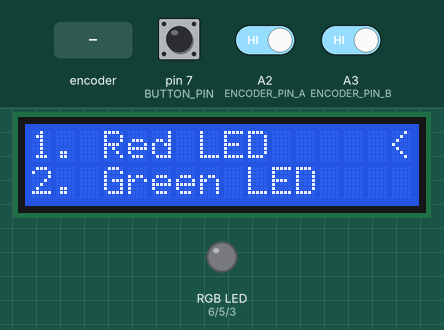
Simulated run of this sketch. Board: Arduino Uno, built with avr-gcc and run on an emulated ATmega328P. On the bench: 16×2 character LCD, an RGB LED mixed from three pins (HIGH = lit). Dashed ring = blinking. The inputs (shaded band) are chosen by the test bench; at power-on: pin 7 (BUTTON_PIN) HIGH, A2 (ENCODER_PIN_A) HIGH, A3 (ENCODER_PIN_B) HIGH.

Above: at 1.2 s.
1.3 s: rotary encoder on A2 (ENCODER_PIN_A) / A3 (ENCODER_PIN_B) turned 3 steps (first pin leading)
At 2.8 s:
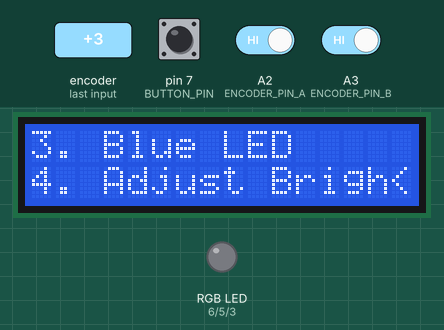
3.4 s: rotary encoder on A2 (ENCODER_PIN_A) / A3 (ENCODER_PIN_B) turned 2 steps (second pin leading)
At 3.56 s:
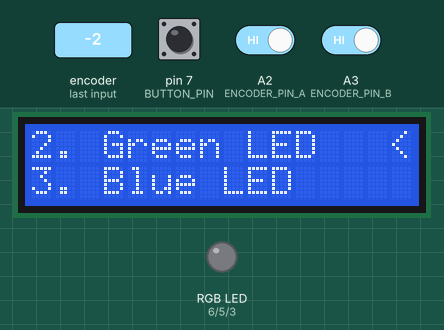
5.3 s: pin 7 (BUTTON_PIN) pulled LOW for 1 s
At 7.2 s:
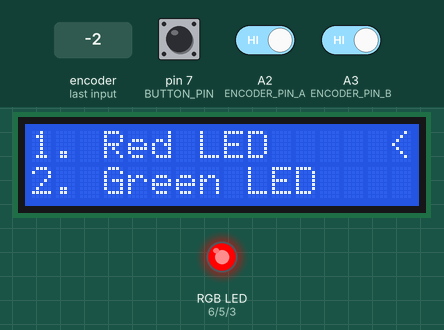
7.8 s: rotary encoder on A2 (ENCODER_PIN_A) / A3 (ENCODER_PIN_B) turned 1 step (first pin leading)
At 8.5 s:
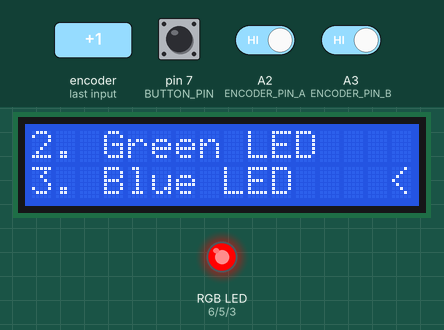
9.5 s: pin 7 (BUTTON_PIN) pulled LOW for 0.15 s
At 10.7 s:
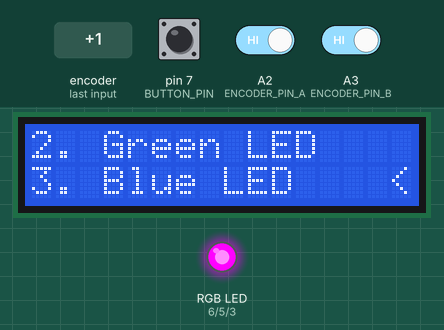
11.1 s: pin 7 (BUTTON_PIN) pulled LOW for 3.2 s
At 11.4 s:
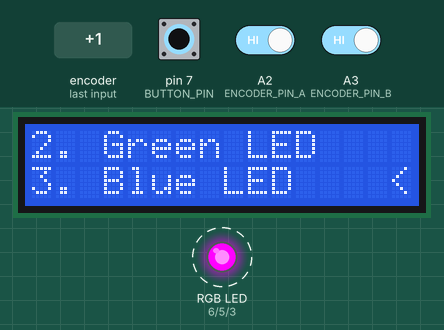
Timing chart, 0 to 15.6 s (numbered marks = the images above; inputs shaded):
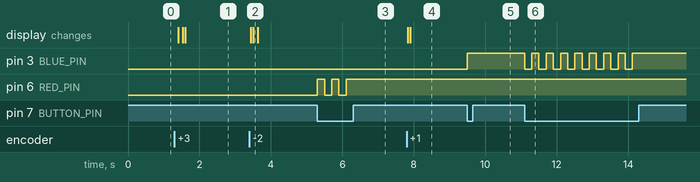

The sketch:

ex2-example.ino
```cpp
#include <Arduino.h>
#include <util/atomic.h>
#include <LiquidCrystal_I2C.h>

// Define pins for RGB LED
#define RED_PIN     6   // PWM pin
#define GREEN_PIN   5   // PWM pin
#define BLUE_PIN    3   // PWM pin

// Define pins for rotary encoder and button
#define ENCODER_PIN_A   A2
#define ENCODER_PIN_B   A3
#define BUTTON_PIN      7   // Button for selection

// Define debouncing period
#define DEBOUNCE_PERIOD 50UL

// Initialize the LCD
LiquidCrystal_I2C lcd(0x27, 16, 2);

// Variables for menu navigation
const int menuLength = 4;  // Total number of menu items
String menuItems[menuLength] = {
  "1. Red LED",
  "2. Green LED",
  "3. Blue LED",
  "4. Adjust Brightness"
};
int menuIndex = 0;        // Current top item index in the menu
int cursorPosition = 0;   // 0 or 1, indicates the cursor position on the LCD

// Variables for encoder reading
volatile int encoderValue = 0;
volatile int lastEncoderValue = 0;
volatile bool encoderMoved = false;
unsigned long lastEncoderTimestamp = 0UL;

// Variables for LED states
bool redState = false;
bool greenState = false;
bool blueState = false;
int brightness = 255;  // Default brightness

// Debounce variables for button
unsigned long lastButtonPress = 0;
const unsigned long buttonDebounceDelay = 200;

// Function prototypes
void updateMenu();
void selectMenuItem();
void updateLEDs();
void adjustBrightness();

// ISR for encoder pin changes
ISR(PCINT1_vect) {
  static int lastEncoded = 0;
  int MSB = digitalRead(ENCODER_PIN_A); // MSB = most significant bit
  int LSB = digitalRead(ENCODER_PIN_B); // LSB = least significant bit

  int encoded = (MSB << 1) | LSB;       // Combine the two bits
  int sum = (lastEncoded << 2) | encoded; // Combine previous and current

  if (millis() - lastEncoderTimestamp > DEBOUNCE_PERIOD) {
    if (sum == 0b1101 || sum == 0b0100 || sum == 0b0010 || sum == 0b1011) {
      encoderValue++;
      encoderMoved = true;
    }
    if (sum == 0b1110 || sum == 0b0111 || sum == 0b0001 || sum == 0b1000) {
      encoderValue--;
      encoderMoved = true;
    }
    lastEncoderTimestamp = millis();
  }

  lastEncoded = encoded;
}

void setup() {
  // Initialize RGB LED pins
  pinMode(RED_PIN, OUTPUT);
  pinMode(GREEN_PIN, OUTPUT);
  pinMode(BLUE_PIN, OUTPUT);

  // Initialize encoder pins
  pinMode(ENCODER_PIN_A, INPUT_PULLUP);
  pinMode(ENCODER_PIN_B, INPUT_PULLUP);

  // Initialize button pin
  pinMode(BUTTON_PIN, INPUT_PULLUP);

  // Initialize LCD
  lcd.init();
  lcd.backlight();

  // Display the initial menu
  updateMenu();

  // Enable pin change interrupt for encoder pins
  PCICR |= (1 << PCIE1);   // Enable Pin Change Interrupt Control Register for PCIE1 (A0-A5)
  PCMSK1 |= (1 << PCINT10) | (1 << PCINT11); // Enable PCINT10 (A2) and PCINT11 (A3)
}

void loop() {
  // Check if the encoder has moved
  if (encoderMoved) {
    int movement;
    ATOMIC_BLOCK(ATOMIC_RESTORESTATE) {
      movement = encoderValue - lastEncoderValue;
      lastEncoderValue = encoderValue;
      encoderMoved = false;
    }

    if (movement > 0) {
      // Rotated clockwise
      cursorPosition++;
      if (cursorPosition > 1) {
        cursorPosition = 1;
        menuIndex++;
        if (menuIndex > menuLength - 2) {
          menuIndex = menuLength - 2;
        }
      }
    } else if (movement < 0) {
      // Rotated counter-clockwise
      cursorPosition--;
      if (cursorPosition < 0) {
        cursorPosition = 0;
        menuIndex--;
        if (menuIndex < 0) {
          menuIndex = 0;
        }
      }
    }
    updateMenu();
  }

  // Check for button press to select menu item
  if (digitalRead(BUTTON_PIN) == LOW) {
    unsigned long currentTime = millis();
    if (currentTime - lastButtonPress > buttonDebounceDelay) {
      selectMenuItem();
      lastButtonPress = currentTime;
    }
  }

  // Update LED states
  updateLEDs();
}

void updateMenu() {
  lcd.clear();
  // Display two menu items starting from menuIndex
  lcd.setCursor(0, 0);
  lcd.print(menuItems[menuIndex]);
  lcd.setCursor(0, 1);
  lcd.print(menuItems[menuIndex + 1]);

  // Display cursor indicator
  lcd.setCursor(15, cursorPosition);
  lcd.print("<");
}

void selectMenuItem() {
  int selectedIndex = menuIndex + cursorPosition;
  switch (selectedIndex) {
    case 0:
      redState = !redState;
      break;
    case 1:
      greenState = !greenState;
      break;
    case 2:
      blueState = !blueState;
      break;
    case 3:
      adjustBrightness();
      break;
    default:
      break;
  }
}

void updateLEDs() {
  analogWrite(RED_PIN, redState ? brightness : 0);
  analogWrite(GREEN_PIN, greenState ? brightness : 0);
  analogWrite(BLUE_PIN, blueState ? brightness : 0);
}

void adjustBrightness() {
  lcd.clear();
  lcd.setCursor(0, 0);
  lcd.print("Set Brightness:");
  lcd.setCursor(0, 1);
  lcd.print(brightness);

  int localEncoderValue = 0;
  int lastLocalEncoderValue = 0;
  bool adjusting = true;

  while (adjusting) {
    if (encoderMoved) {
      ATOMIC_BLOCK(ATOMIC_RESTORESTATE) {
        localEncoderValue = encoderValue;
        encoderMoved = false;
      }

      int movement = localEncoderValue - lastLocalEncoderValue;
      lastLocalEncoderValue = localEncoderValue;

      if (movement > 0) {
        brightness += 5;
        if (brightness > 255) brightness = 255;
      } else if (movement < 0) {
        brightness -= 5;
        if (brightness < 0) brightness = 0;
      }

      lcd.setCursor(0, 1);
      lcd.print("     ");  // Clear previous value
      lcd.setCursor(0, 1);
      lcd.print(brightness);

      updateLEDs();
    }

    // Check for button press to exit brightness adjustment
    if (digitalRead(BUTTON_PIN) == LOW) {
      unsigned long currentTime = millis();
      if (currentTime - lastButtonPress > buttonDebounceDelay) {
        lastButtonPress = currentTime;
        adjusting = false;
      }
    }
  }
  // Return to menu
  updateMenu();
}
```

ex1-1.ino
```cpp

```

Measured:
- after the input at 1.3 s, the display: first changes after 0.10 s (image 1 shows a later state)
- after the input at 3.4 s, the display: first changes at once (image 2 shows a later state)
- after the input at 5.3 s, pin 6 (RED_PIN): alternates HIGH for 0.20 s and LOW for 0.20 s, 5 changes in all, then stays HIGH, starting at once
- after the input at 7.8 s, the display: first changes at once (image 4 shows a later state)
- after the input at 9.5 s, pin 3 (BLUE_PIN): LOW → HIGH at once
- after the input at 11.1 s, pin 3 (BLUE_PIN): alternates HIGH for 0.20 s and LOW for 0.20 s, 16 changes in all, then stays HIGH, starting at once
